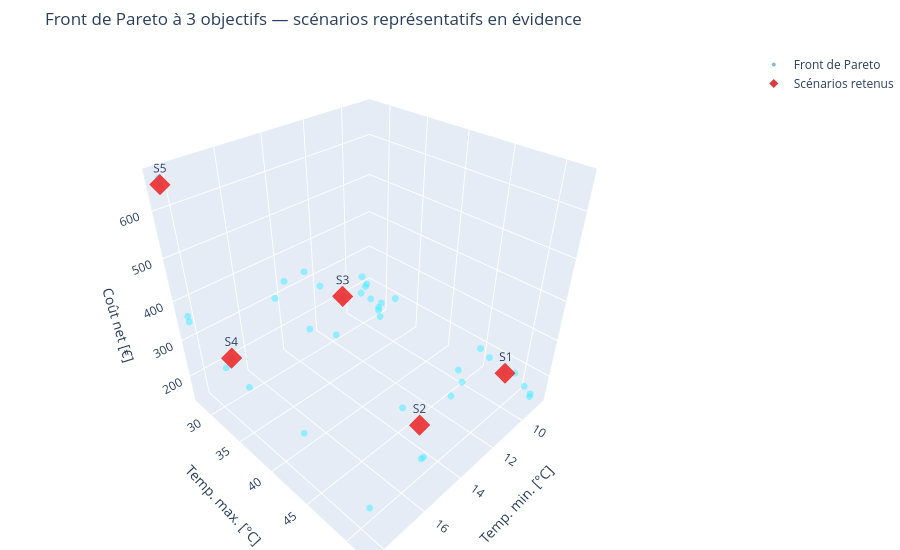

Notebook source saved alongside this figure:
### Markdown cell above
## 5. Front de Pareto (3D) : température min / max / coût

### Code cell
Tmin_all, Tmax_all, Cout_all = -F[:, 0], F[:, 1], F[:, 2]

fig = go.Figure()
fig.add_trace(go.Scatter3d(
    x=Tmin_all, y=Tmax_all, z=Cout_all, mode="markers", name="Front de Pareto",
    marker=dict(color="rgba(31,119,180,0.5)", size=4),
))
fig.add_trace(go.Scatter3d(
    x=Tmin_all[selected_idx], y=Tmax_all[selected_idx], z=Cout_all[selected_idx],
    mode="markers+text", name="Scénarios retenus",
    marker=dict(color="rgba(214,39,40,0.9)", size=7, symbol="diamond"),
    text=[f"S{i + 1}" for i in range(len(selected_idx))],
))
fig.update_layout(
    scene=dict(xaxis_title="Temp. min. [°C]", yaxis_title="Temp. max. [°C]", zaxis_title="Coût net [€]"),
    title="Front de Pareto à 3 objectifs — scénarios représentatifs en évidence",
    height=550, margin=dict(l=0, r=0, t=50, b=0),
)
fig.show()

### Figure 1 — Plotly figure (JSON) as saved in the notebook; plotly's stock layout.template omitted (floating-point values rounded to 4 significant figures)
{"data": [{"marker": {"color": "rgba(31,119,180,0.5)", "size": 4}, "mode": "markers", "name": "Front de Pareto", "type": "scatter3d", "x": [18.36, 18.35, 8.926, 8.716, 18.34, 18.36, 18.35, 18.35, 18.35, 15.86, 18.36, 14.46, 13.33, 11.91, 12.74, 12.16, 15.12, 14.08, 10.58, 15.75, 8.909, 13.86, 11.49, 9.549, 10.87, 9.976, 15.12, 10.69, 11.54, 9.376, 9.032, 12.06, 11.24, 8.905, 10.13, 10.03, 18.36, 9.271, 18.36, 11.24], "y": [27.96, 51.91, 51.65, 49.3, 27.83, 46.18, 27.85, 37.03, 44.44, 51.65, 27.96, 28.1, 49.56, 31.63, 27.84, 28.64, 47.8, 36.58, 32.67, 51.64, 45.09, 27.89, 36.33, 49.27, 35.02, 30.5, 49.75, 31.39, 47.01, 47.01, 50.98, 48.43, 35.5, 51.65, 30.71, 29.87, 34.75, 33.43, 33.5, 35.49], "z": [665.2, 247.0, 142.6, 172.8, 348.7, 550.9, 363.6, 300.6, 298.9, 249.8, 653.0, 306.2, 277.8, 281.3, 333.2, 286.2, 287.9, 291.7, 249.4, 248.8, 197.2, 335.1, 263.8, 201.3, 271.0, 255.0, 274.0, 256.4, 248.0, 210.6, 168.1, 252.1, 265.9, 150.0, 254.0, 272.2, 343.8, 223.0, 302.0, 273.6]}, {"marker": {"color": "rgba(214,39,40,0.9)", "size": 7, "symbol": "diamond"}, "mode": "markers+text", "name": "Scénarios retenus", "text": ["S1", "S2", "S3", "S4", "S5"], "type": "scatter3d", "x": [9.549, 15.12, 11.91, 18.36, 18.36], "y": [49.27, 49.75, 31.63, 34.75, 27.96], "z": [201.3, 274.0, 281.3, 343.8, 653.0]}], "layout": {"height": 550, "margin": {"b": 0, "l": 0, "r": 0, "t": 50}, "scene": {"xaxis": {"title": {"text": "Temp. min. [°C]"}}, "yaxis": {"title": {"text": "Temp. max. [°C]"}}, "zaxis": {"title": {"text": "Coût net [€]"}}}, "title": {"text": "Front de Pareto à 3 objectifs — scénarios représentatifs en évidence"}}}
